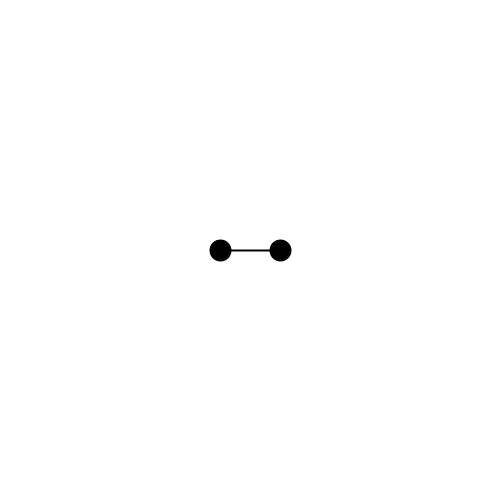
Frame 1 (no input)
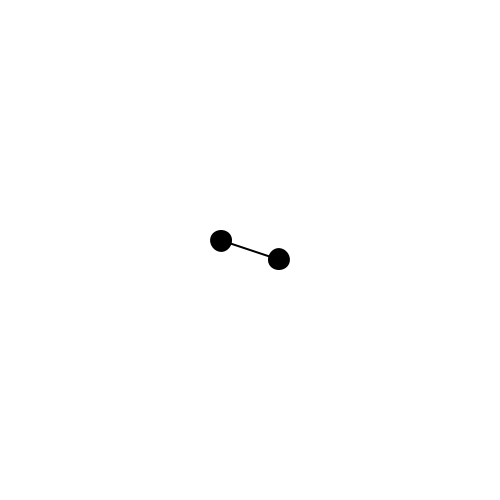
Frame 60 (the mouse pressed at the canvas centre just before this capture)
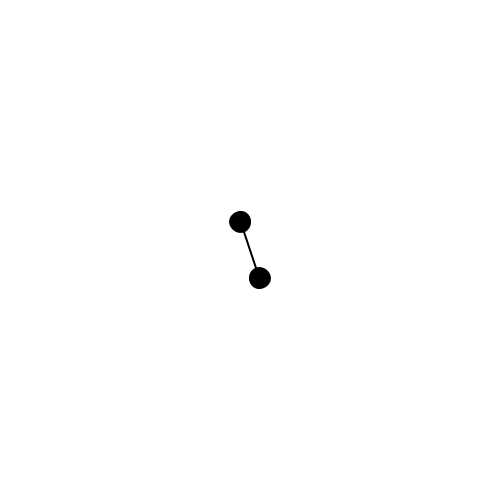
Frame 120 (the mouse held since frame 60 and released just before this capture)

The Processing sketch that drew these frames (run headless with seeded random() and noise(); from frame 60 on, the mouse is pressed at the canvas centre):

// Processing sketch: noc_oscillation002
// ── noc_oscillation002.pde
float r;

float angle;
float aVelocity = 0;
float aAcceleration = 0.01;

void setup(){
  background(255);
  size(500, 500);
  fill(0);
  strokeWeight(2);
  stroke(0);
  r = 0;
}

void draw(){
  background(255);
  rectMode(CENTER);
  
  translate(width/2, height/2);
  rotate(2 * PI * (angle / 360) );
  line(-30, 0, 30, 0);
  ellipse(-30, 0, 20, 20);
  ellipse(30, 0, 20, 20);
  
  aVelocity += aAcceleration;
  angle += aVelocity;
}
